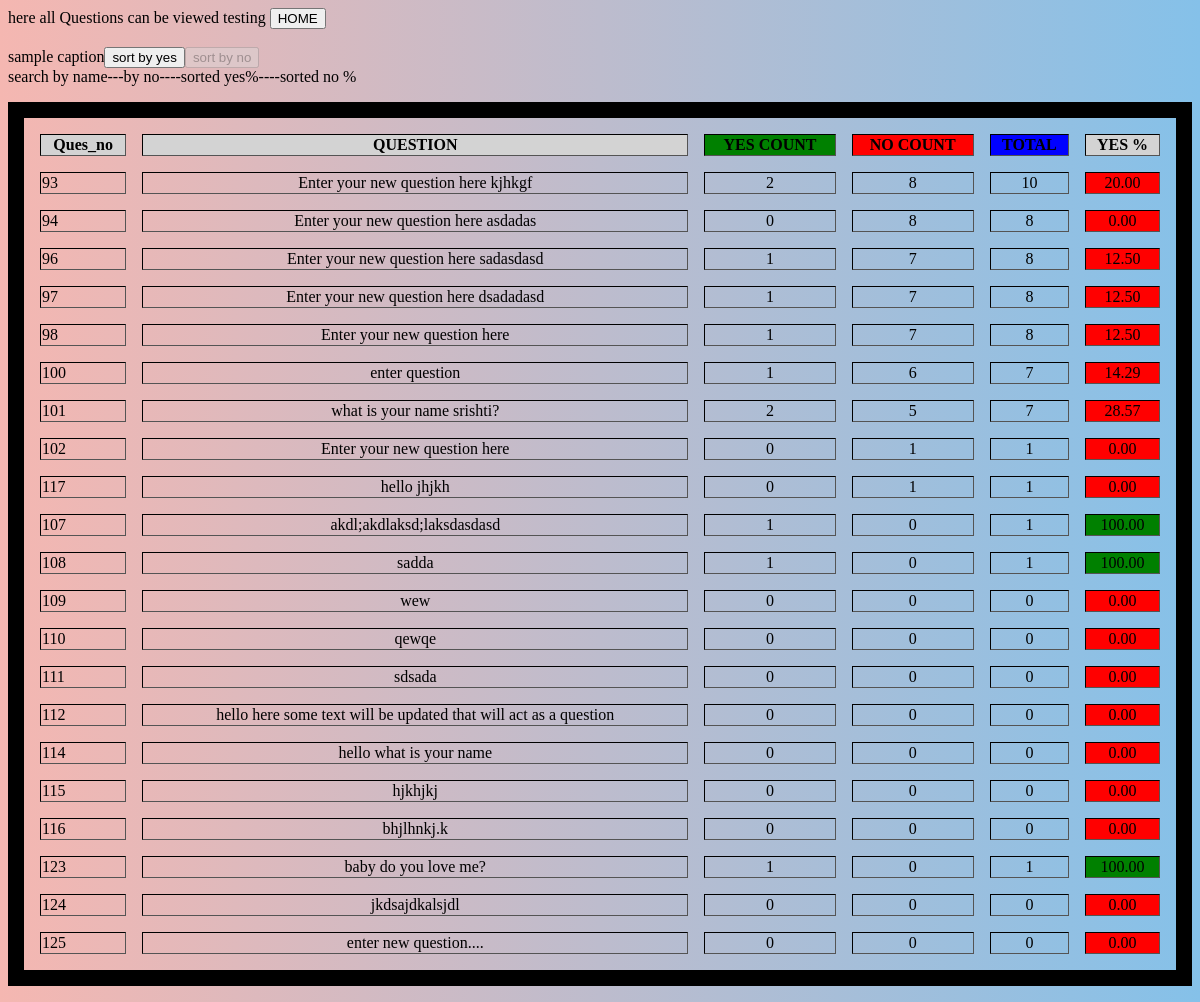
Screenshot of /train/userFun/sortN.php with the database file from the repository.
### tables this page shows
CREATE TABLE `question` (
  `questionId` int(11) NOT NULL,
  `yesCount` int(11) NOT NULL,
  `noCount` int(11) NOT NULL,
  `questionTxt` varchar(400) NOT NULL
);

### train/userFun/sortN.php (the view, shortened to what this page needs)
<?php
include("../config.php");
?>
<!DOCTYPE html>
<html>
<head>
</head>
<body id='grad'>
</body>
<button onclick="window.location.href = '../welcome.php';">HOME</button>
</html>
<?php
$com='"';
 $sql = "select * from question order by noCOunt DESC ,questionId ASC";
     $result=$conn->query($sql);
     echo "<caption>sample caption</caption>";
     echo "<button onclick=".$com."window.location.href = 'sortY.php';".$com." id='yes' >sort by yes</button>";
     echo "<button onclick=".$com."window.location.href = 'sortN.php';".$com." id='no' disabled>sort by no</button>";
     echo "<form action='delete.php' method='post' name='view'>";
     echo "search by name---by no----sorted yes%----sorted no %";
     echo "<table id='QuesTable' border='1'>";
      echo "<th style='background-color: #D3D3D3'>Ques_no</th>";
      echo "<th style='background-color: #D3D3D3'>QUESTION</th>";
      echo "<th id='greenbg'>YES COUNT</th>";
      echo "<th id='redbg'>NO COUNT</th>";
      echo "<th style='background-color:blue'>TOTAL</th>";
      echo "<th style='background-color: #D3D3D3'>YES %</th>";
     while($row = mysqli_fetch_array($result,MYSQLI_ASSOC))
        {
      echo "<tr>";
      echo "<td>".$row['questionId']."</td>";
      echo "<td style='text-align: center'>".$row['questionTxt']."</td>";
      echo "<td style='text-align: center'>".$row['yesCount']."</td>";
      echo "<td style='text-align: center'>".$row['noCount']."</td>";
      $total=$row['yesCount']+$row['noCount'];
      echo "<td style='text-align: center'>".$total."</td>";
      if($total!=0)
      $per=($row['yesCount']/$total)*100;
      else
        $per=0;
      $per=sprintf('%0.2f',$per);
      if($per<30)
        $stl='redbg';
      else if($per<60)
        $stl='yellowbg';
      else
        $stl='greenbg';
      echo "<td id='".$stl."'>".$per."</td>";
   }
   echo "</table>";
   echo "</form>";
?>

### train/userFun/sortN.php (style rules this page uses)
#QuesTable { border: 1pc solid black; width: 100%; border-spacing: 1pc; }
#redbg { background-color: red; text-align: center; }
#greenbg { background-color: green; text-align: center; }
#grad { background-image: linear-gradient(to right, #F5B7B1, #85C1E9); }

### rows the page displays
question: questionId "93", questionTxt "Enter your new question here kjhkgf", yesCount "2", noCount "8", total "10", per "20.00"
question: questionId "94", questionTxt "Enter your new question here asdadas", yesCount "0", noCount "8", per "0.00"
question: questionId "96", questionTxt "Enter your new question here sadasdasd", yesCount "1", noCount "7", total "8", per "12.50"
question: questionId "97", questionTxt "Enter your new question here dsadadasd", yesCount "1", noCount "7", total "8", per "12.50"
question: questionId "98", questionTxt "Enter your new question here", yesCount "1", noCount "7", total "8", per "12.50"
question: questionId "100", questionTxt "enter question", yesCount "1", noCount "6", total "7", per "14.29"
question: questionId "101", questionTxt "what is your name srishti?", yesCount "2", noCount "5", total "7", per "28.57"
question: questionId "102", questionTxt "Enter your new question here", yesCount "0", noCount "1", per "0.00"
question: questionId "117", questionTxt "hello jhjkh", yesCount "0", noCount "1", per "0.00"
question: questionId "107", questionTxt "akdl;akdlaksd;laksdasdasd", yesCount "1", noCount "0", per "100.00"
question: questionId "108", questionTxt "sadda", yesCount "1", noCount "0", per "100.00"
question: questionId "109", questionTxt "wew", yesCount "0", noCount "0", per "0.00"
question: questionId "110", questionTxt "qewqe", yesCount "0", noCount "0", per "0.00"
question: questionId "111", questionTxt "sdsada", yesCount "0", noCount "0", per "0.00"
question: questionId "112", questionTxt "hello here some text will be updated that will act as a question", yesCount "0", noCount "0", per "0.00"
question: questionId "114", questionTxt "hello what is your name", yesCount "0", noCount "0", per "0.00"
question: questionId "115", questionTxt "hjkhjkj", yesCount "0", noCount "0", per "0.00"
question: questionId "116", questionTxt "bhjlhnkj.k", yesCount "0", noCount "0", per "0.00"
question: questionId "123", questionTxt "baby do you love me?", yesCount "1", noCount "0", per "100.00"
question: questionId "124", questionTxt "jkdsajdkalsjdl", yesCount "0", noCount "0", per "0.00"
question: questionId "125", questionTxt "enter new question....", yesCount "0", noCount "0", per "0.00"
